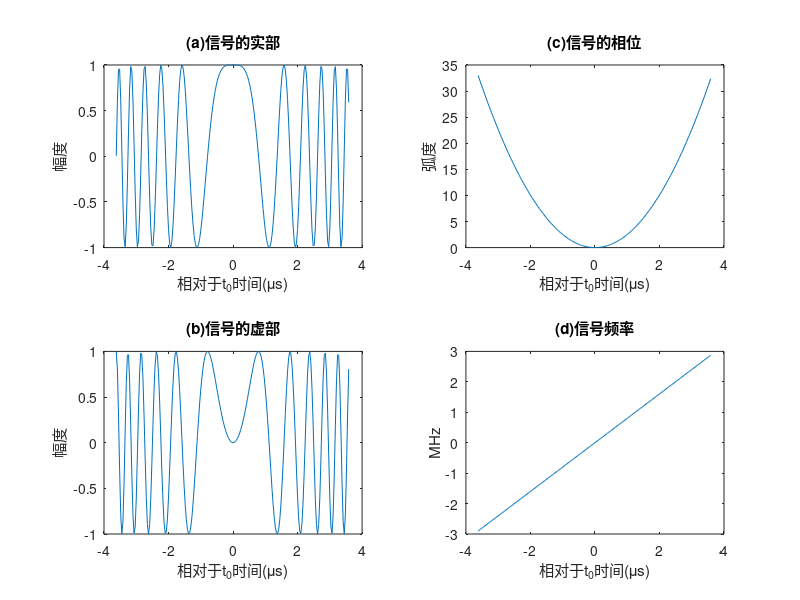

Source code (MATLAB):
% SAR_Figure_3_1
% 2016.08.31

close all;clear all;clc

T = 7.24e-6;                % 信号持续时间
B = 5.8e6;                  % 信号带宽
K = B/T;                    % 调频率
ratio = 5;                 % 过采样率
Fs = ratio*B;               % 采样频率
dt = 1/Fs;                  % 采样间隔
N = ceil(T/dt);             % 采样点数
t = ((0:N-1)-N/2)/N*T;      % 时间轴

st = exp(1i*pi*K*t.^2);     % 生成信号

figure,set(gcf,'Color','w');
subplot(2,2,1),plot(t*1e6,real(st));
title('(a)信号的实部'),xlabel('相对于t_{0}时间(\mus)'),ylabel('幅度');
subplot(2,2,2),plot(t*1e6,pi*K*t.^2);
title('(c)信号的相位'),xlabel('相对于t_{0}时间(\mus)'),ylabel('弧度');
subplot(2,2,3),plot(t*1e6,imag(st));
title('(b)信号的虚部'),xlabel('相对于t_{0}时间(\mus)'),ylabel('幅度');
subplot(2,2,4),plot(t*1e6,K*t*1e-6);
title('(d)信号频率'),xlabel('相对于t_{0}时间(\mus)'),ylabel('MHz');